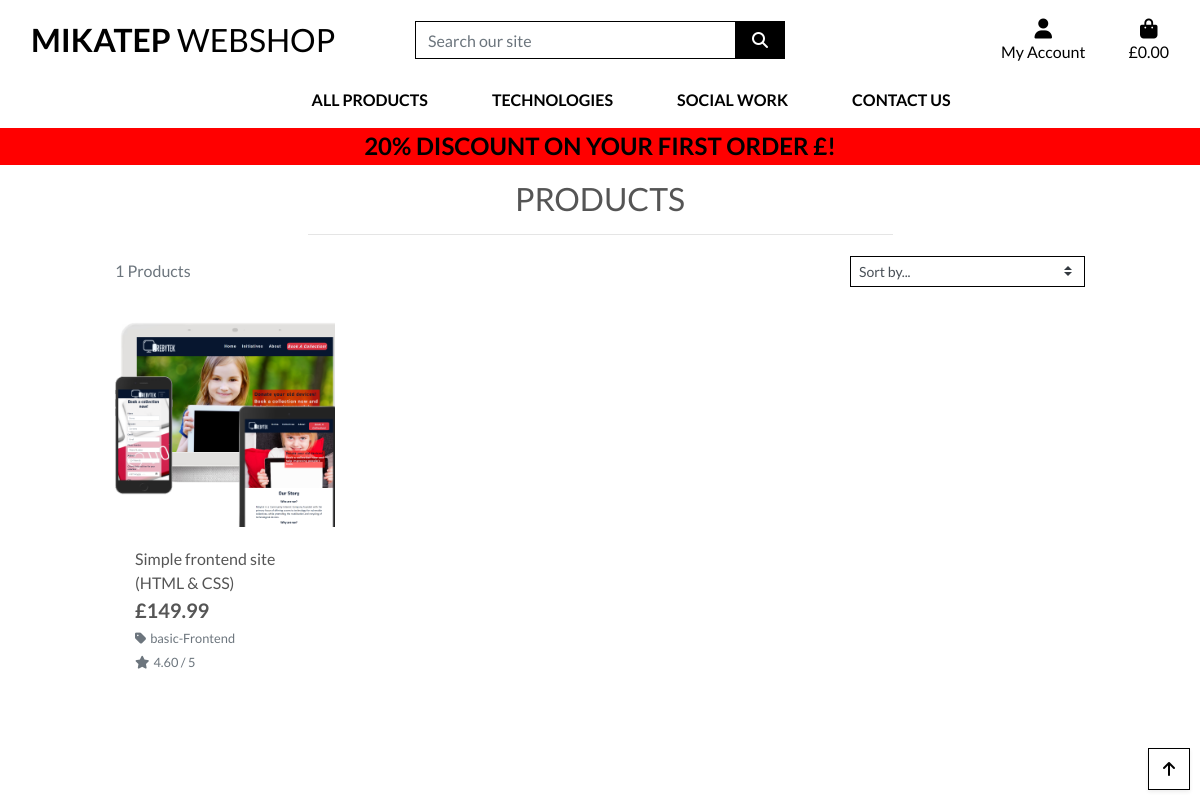
Screenshot of /products/ with the database file from the repository.
### products/models.py (models this page shows, shortened)
class Product(models.Model):
    category = models.ForeignKey('Category', null=True, blank=True, on_delete=models.SET_NULL)
    sku = models.CharField(max_length=254, null=True, blank=True)
    name = models.CharField(max_length=254)
    description = models.TextField()
    price = models.DecimalField(max_digits=6, decimal_places=2)
    rating = models.DecimalField(max_digits=6, decimal_places=2, null=True, blank=True)
    image = models.ImageField(null=True, blank=True)

class Category(models.Model):
    class Meta:
        verbose_name_plural ='Categories'
    name = models.CharField(max_length=254)
    friendly_name = models.CharField(max_length=254, null=True, blank=True)

### products/views.py (the view, shortened to what this page needs)
# urls.py: path('', views.all_products, name='products'),
def all_products(request):
    products = Product.objects.all()
    query = None
    categories = None
    sort = None
    direction = None
    current_sorting = f'{sort}_{direction}'
    context = {
        'products': products,
        'search_term': query,
        'current_categories': categories,
        'current_sorting': current_sorting,
    }
    return render(request, 'products/products.html', context)

### bag/contexts.py (called while the page is built, shortened)
def bag_contents(request):
    bag_items = []
    total = 0
    product_count = 0
    bag = request.session.get('bag', {})
    grand_total =  total
    context = {
        'bag_items': bag_items,
        'total': total,
        'product_count': product_count,
        'grand_total': grand_total,
    }
    return context

### products/templates/products/products.html (shortened to what this page needs)
{% extends "base.html" %}
{% load static %}
{% block page_header %}
    <div class="container header-container">
    </div>
{% endblock %}
{% block content %}
    <div class="overlay"></div>
    <div class="container-fluid">
        <div class="row">
            <div class="col text-center mt-3">
                <h2 class="logo-font">Products</h2>
                <hr class="w-50 mb-1">
            </div>
        </div>
        <div class="row">
            <div class="product-container col-10 offset-1">
                <div class="row mt-1 mb-2">
                    <div class="col-12 col-md-6 my-auto order-md-last d-flex justify-content-center justify-content-md-end">
                        <div class="sort-select-wrapper w-50">
                            <select id="sort-selector" class="custom-select custom-select-sm rounded-0 border border-{% if current_sorting != 'None_None' %}info{% else %}black{% endif %}">
                                <option value="reset" {% if current_sorting == 'None_None' %}selected{% endif %}>Sort by...</option>
                            </select>
                        </div>
                    </div>
                    <div class="col-12 col-md-6 order-md-first">
                        <p class="text-muted mt-3 text-center text-md-left">
                            {{ products|length }} Products{% if search_term %} found for <strong>"{{ search_term }}"</strong>{% endif %}
                        </p>
                    </div>
                </div>
                <div class="row">
                    {% for product in products %}
                        <div class="col-sm-6 col-md-6 col-lg-4 col-xl-3">
                            <div class="card h-100 border-0">
                                {% if product.image %}
                                <a href="{% url 'product_detail' product.id %}">
                                    <img class="card-img-top img-fluid" src="{{ product.image.url }}" alt="{{ product.name }}">
                                </a>
                                {% else %}
                                <a href="{% url 'product_detail' product.id %}">
                                    <img class="card-img-top img-fluid" src="{{ MEDIA_URL }}noimage.png" alt="{{ product.name }}">
                                </a>
                                {% endif %}
                                <div class="card-body pb-0">
                                    <p class="mb-0">{{ product.name }}</p>
                                </div>
                                <div class="card-footer bg-white pt-0 border-0 text-left">
                                    <div class="row">
                                        <div class="col">
                                            <p class="lead mb-0 text-left font-weight-bold">£{{ product.price }}</p>
                                            {% if product.category %}
                                            <p class="small mt-1 mb-0">
                                                <a class="text-muted" href="{% url 'products' %}?category={{ product.category.name }}">
                                                    <i class="fas fa-tag mr-1"></i>{{ product.category.friendly_name }}
                                                </a>
                                            </p>
                                            {% endif %}
                                            {% if product.rating %}
                                                <small class="text-muted"><i class="fas fa-star mr-1"></i>{{ product.rating }} / 5</small>
                                            {% else %}
                                                <small class="text-muted">No Rating</small>
                                            {% endif %}
                                        </div>
                                    </div>
                                </div>
                            </div>
                        </div>
                    {% endfor %}
                </div>
            </div>
        </div>
    </div>
    <div class="btt-button shadow-sm rounded-0 border border-black">
        <a class="btt-link d-flex h-100">
            <i class="fas fa-arrow-up text-black mx-auto my-auto"></i>
        </a>
    </div>
{% endblock %}

### static/css/base.css (style rules this page uses)
html { height: 100%; }
body { background: url('/media/isometric-tecnology-abstract-background_52683-845.webp') no-repeat center center fixed; background-size: cover; height: calc(100vh - 164px); color: #555; font-family: 'Lato'; }
.logo-font { text-transform: uppercase; }
.text-black { color: #000 !important; }
.border-black { border: 1px solid black !important; }
.overlay { height: 100%; width: 100%; top: 0; left: 0; position: fixed; background: white !important; z-index: -1; }
.btt-button { height: 42px; width: 42px; position: fixed; bottom: 10px; right: 10px; }
.btt-link, .update-link, .remove-item { cursor: pointer; }
@media (min-width: 1200px) { .container { max-width: 80%; } }
@media (min-width: 992px) { .header-container { padding-top: 164px; } }

### rows the page displays
Product: image (picture), name "Simple frontend site (HTML & CSS)", price "149.99", category.friendly_name "basic-Frontend", rating "4.60"

### other values shown
{{ products|length }} "1"
